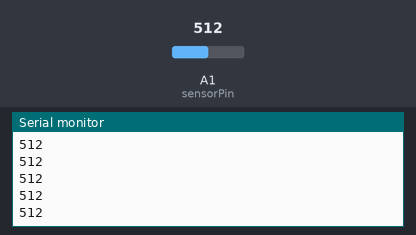
A sketch run on a simulated Arduino Uno, built with avr-gcc and run on an emulated ATmega328P. Shown: the last lines printed to the serial monitor. Inputs (shaded band) come from the test bench; at power-on: A1 (sensorPin) = 512.

Above: at 1.2 s.
1.3 s: A1 (sensorPin) set to 716
At 1.31 s:
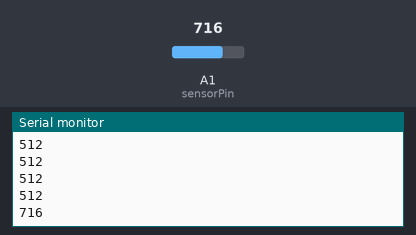
2.8 s: A1 (sensorPin) set to 900
At 2.81 s:
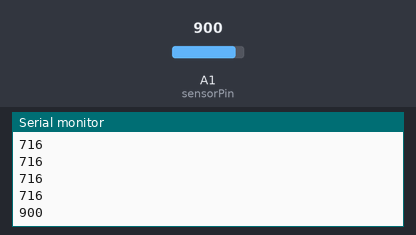
Timing chart, 0 to 5.8 s (numbered marks = the images above; inputs shaded):
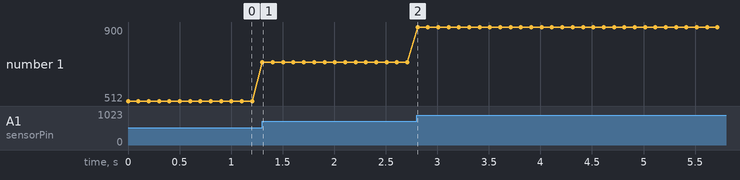

Measured:
- after the input at 1.3 s, the serial monitor: prints a new line at once (image 1)
- after the input at 2.8 s, the serial monitor: prints a new line at once (image 2)
- plotted number 1: 512 → 716 after the input at 1.3 s, 716 → 900 after the input at 2.8 s

The sketch:

analog-read.ino
```cpp
int sensorPin = A1;    // select the input pin for the potentiometer
int sensorValue = 0;  // variable to store the value coming from the sensor

void setup() {
  Serial.begin(9600);
  // declare the ledPin as an OUTPUT:
}

void loop() {
  // read the value from the sensor:
  sensorValue = analogRead(sensorPin);
  // turn the ledPin on
  Serial.println(sensorValue);
  delay(100);
}
```
